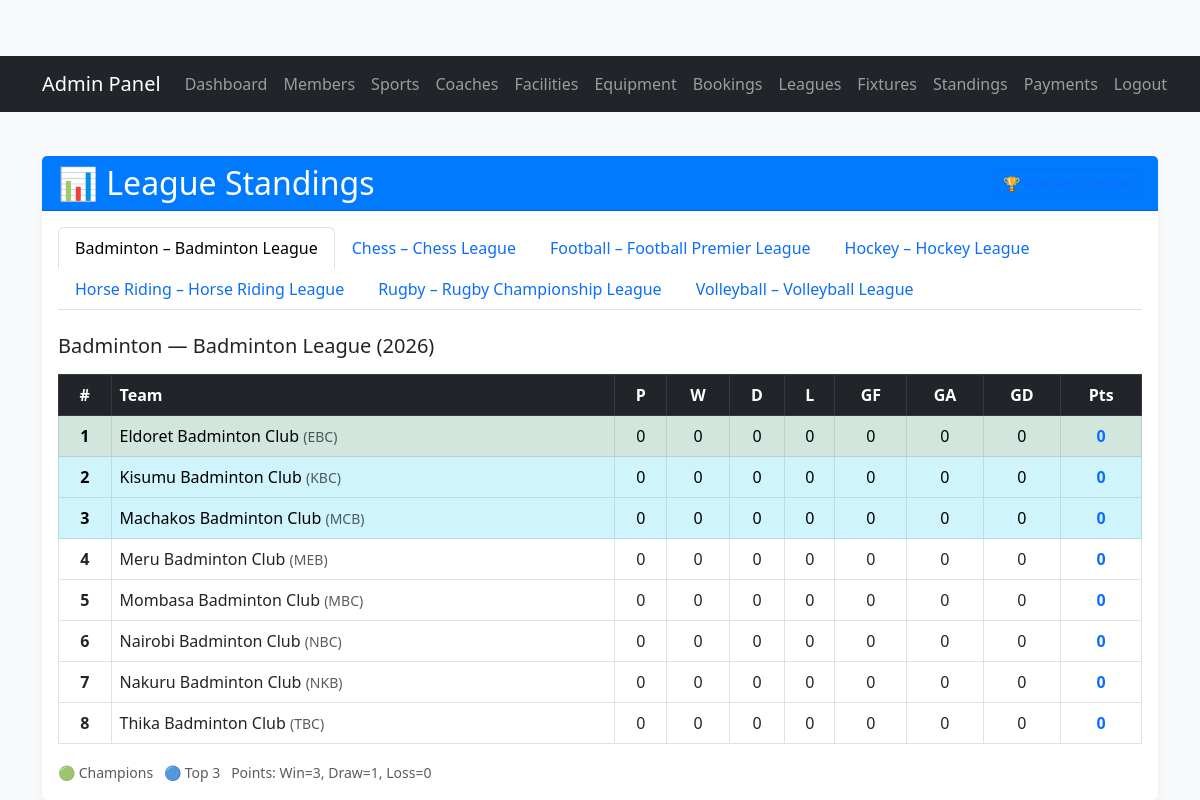
Page /admin/manage_standings.php (signed in) on the committed database.
### tables this page shows
CREATE TABLE IF NOT EXISTS `leagues` (
    `league_id` INT AUTO_INCREMENT PRIMARY KEY,
    `sport_id` INT NOT NULL,
    `name` VARCHAR(120) NOT NULL,
    `season` VARCHAR(20) NOT NULL DEFAULT '2026',
    `team_limit` INT NOT NULL,
    `team_format` VARCHAR(80) NOT NULL,
    `max_players_per_team` INT NOT NULL DEFAULT 25,
    `description` TEXT,
    `status` VARCHAR(30) NOT NULL DEFAULT 'Active',
    `created_at` TIMESTAMP DEFAULT CURRENT_TIMESTAMP,
    UNIQUE KEY `uq_league_sport_name_season` (`sport_id`, `name`, `season`),
    KEY `idx_leagues_sport` (`sport_id`),
    CONSTRAINT `fk_leagues_sport`
        FOREIGN KEY (`sport_id`) REFERENCES `sports` (`sport_id`)
        ON DELETE CASCADE
);

CREATE TABLE IF NOT EXISTS `sports` (
    `sport_id` INT AUTO_INCREMENT PRIMARY KEY,
    `name` VARCHAR(100) NOT NULL UNIQUE,
    `description` TEXT
);

CREATE TABLE IF NOT EXISTS `standings` (
    `standing_id`   INT AUTO_INCREMENT PRIMARY KEY,
    `league_id`     INT NOT NULL,
    `team_id`       INT NOT NULL,
    `played`        INT UNSIGNED NOT NULL DEFAULT 0,
    `won`           INT UNSIGNED NOT NULL DEFAULT 0,
    `drawn`         INT UNSIGNED NOT NULL DEFAULT 0,
    `lost`          INT UNSIGNED NOT NULL DEFAULT 0,
    `goals_for`     INT UNSIGNED NOT NULL DEFAULT 0,
    `goals_against` INT UNSIGNED NOT NULL DEFAULT 0,
    `goal_diff`     INT          NOT NULL DEFAULT 0,   
    `points`        INT UNSIGNED NOT NULL DEFAULT 0,   
    `updated_at`    TIMESTAMP DEFAULT CURRENT_TIMESTAMP ON UPDATE CURRENT_TIMESTAMP,

    UNIQUE KEY `uq_standing_league_team` (`league_id`, `team_id`),
    KEY `idx_standings_league`  (`league_id`),

    CONSTRAINT `fk_standings_league`
        FOREIGN KEY (`league_id`) REFERENCES `leagues` (`league_id`) ON DELETE CASCADE,
    CONSTRAINT `fk_standings_team`
        FOREIGN KEY (`team_id`)   REFERENCES `teams`   (`team_id`)   ON DELETE CASCADE
);

CREATE TABLE IF NOT EXISTS `teams` (
    `team_id` INT AUTO_INCREMENT PRIMARY KEY,
    `league_id` INT NOT NULL,
    `sport_id` INT NOT NULL,
    `name` VARCHAR(120) NOT NULL,
    `short_name` VARCHAR(30),
    `home_ground` VARCHAR(120),
    `coach_id` INT NULL,
    `status` VARCHAR(30) NOT NULL DEFAULT 'Active',
    `created_at` TIMESTAMP DEFAULT CURRENT_TIMESTAMP,
    UNIQUE KEY `uq_team_league_name` (`league_id`, `name`),
    KEY `idx_teams_league` (`league_id`),
    KEY `idx_teams_sport` (`sport_id`),
    KEY `idx_teams_coach` (`coach_id`),
    CONSTRAINT `fk_teams_league`
        FOREIGN KEY (`league_id`) REFERENCES `leagues` (`league_id`)
        ON DELETE CASCADE,
    CONSTRAINT `fk_teams_sport`
        FOREIGN KEY (`sport_id`) REFERENCES `sports` (`sport_id`)
        ON DELETE CASCADE,
    CONSTRAINT `fk_teams_coach`
        FOREIGN KEY (`coach_id`) REFERENCES `coaches` (`coach_id`)
        ON DELETE SET NULL
);

### admin/manage_standings.php (the view, shortened to what this page needs)
<?php
include_once("../includes/admin_header.php");
require_once "../config/db_connect.php";
function e($v) { return htmlspecialchars((string)$v, ENT_QUOTES, 'UTF-8'); }
$leagues = $conn->query(
    "SELECT l.league_id, l.name AS league_name, l.season, s.name AS sport_name
     FROM leagues l JOIN sports s ON s.sport_id = l.sport_id
     ORDER BY s.name, l.name"
)->fetch_all(MYSQLI_ASSOC);
$standings_by_league = [];
$result = $conn->query(
    "SELECT st.league_id, st.played, st.won, st.drawn, st.lost,
            st.goals_for, st.goals_against, st.goal_diff, st.points,
            t.name AS team_name, t.short_name
     FROM standings st
     JOIN teams t ON t.team_id = st.team_id
     ORDER BY st.league_id, st.points DESC, st.goal_diff DESC, st.goals_for DESC, t.name"
);
while ($row = $result->fetch_assoc()) {
    $standings_by_league[$row['league_id']][] = $row;
}
?>
<div class="row">
  <div class="col-md-12">
    <div class="card">
      <div class="card-header d-flex justify-content-between align-items-center">
        <h2 class="mb-0">📊 League Standings</h2>
        <a href="manage_fixtures.php" class="btn btn-outline-primary btn-sm">🏆 Manage Fixtures</a>
      </div>
      <div class="card-body">
        <ul class="nav nav-tabs flex-wrap mb-4" id="standingsTabs" role="tablist">
          <?php foreach ($leagues as $i => $lg): ?>
            <li class="nav-item" role="presentation">
              <button class="nav-link <?php echo $i === 0 ? 'active' : ''; ?>"
                      id="tab-btn-<?php echo e($lg['league_id']); ?>"
                      data-bs-toggle="tab"
                      data-bs-target="#tab-<?php echo e($lg['league_id']); ?>"
                      type="button" role="tab">
                <?php echo e($lg['sport_name'].' – '.$lg['league_name']); ?>
              </button>
            </li>
          <?php endforeach; ?>
        </ul>
        <div class="tab-content">
          <?php foreach ($leagues as $i => $lg): ?>
            <?php $rows = $standings_by_league[$lg['league_id']] ?? []; ?>
            <div class="tab-pane fade <?php echo $i === 0 ? 'show active' : ''; ?>"
                 id="tab-<?php echo e($lg['league_id']); ?>" role="tabpanel">
              <h5 class="mb-3">
                <?php echo e($lg['sport_name'].' — '.$lg['league_name'].' ('.$lg['season'].')'); ?>
              </h5>
              <?php if (empty($rows)): ?>
                <p class="text-muted">No standings data yet. Record match results in
                  <a href="manage_fixtures.php">Manage Fixtures</a>.</p>
              <?php else: ?>
                <div class="table-responsive">
                  <table class="table table-hover table-bordered align-middle">
                    <thead class="table-dark">
                      <tr>
                        <th class="text-center">#</th>
                        <th>Team</th>
                        <th class="text-center" title="Played">P</th>
                        <th class="text-center" title="Won">W</th>
                        <th class="text-center" title="Drawn">D</th>
                        <th class="text-center" title="Lost">L</th>
                        <th class="text-center" title="Goals For">GF</th>
                        <th class="text-center" title="Goals Against">GA</th>
                        <th class="text-center" title="Goal Difference">GD</th>
                        <th class="text-center" title="Points"><strong>Pts</strong></th>
                      </tr>
                    </thead>
                    <tbody>
                      <?php foreach ($rows as $pos => $st): ?>
                        <?php
                          $rank = $pos + 1;
                          $rowClass = '';
                          if ($rank === 1) $rowClass = 'table-success';
                          elseif ($rank <= 3) $rowClass = 'table-info';
                        ?>
                        <tr class="<?php echo $rowClass; ?>">
                          <td class="text-center fw-bold"><?php echo $rank; ?></td>
                          <td>
                            <?php echo e($st['team_name']); ?>
                            <?php if ($st['short_name']): ?>
                              <small class="text-muted">(<?php echo e($st['short_name']); ?>)</small>
                            <?php endif; ?>
                          </td>
                          <td class="text-center"><?php echo e($st['played']); ?></td>
                          <td class="text-center"><?php echo e($st['won']); ?></td>
                          <td class="text-center"><?php echo e($st['drawn']); ?></td>
                          <td class="text-center"><?php echo e($st['lost']); ?></td>
                          <td class="text-center"><?php echo e($st['goals_for']); ?></td>
                          <td class="text-center"><?php echo e($st['goals_against']); ?></td>
                          <td class="text-center"><?php echo ($st['goal_diff'] > 0 ? '+' : '') . e($st['goal_diff']); ?></td>
                          <td class="text-center fw-bold text-primary"><?php echo e($st['points']); ?></td>
                        </tr>
                      <?php endforeach; ?>
                    </tbody>
                  </table>
                </div>
                <small class="text-muted">
                  🟢 Champions &nbsp; 🔵 Top 3 &nbsp;
                  Points: Win=3, Draw=1, Loss=0
                </small>
              <?php endif; ?>
            </div>
          <?php endforeach; ?>
        </div>
      </div>
    </div>
  </div>
</div>
<?php include_once("../includes/footer.php"); ?>

### public/css/style.css (style rules this page uses)
body { padding-top: 56px; background-color: #f8f9fa; }
.card { margin-top: 20px; border: none; box-shadow: 0 4px 8px rgba(0,0,0,.05); }
.card-header { background-color: #007bff; color: white; font-weight: bold; }

### rows in the picture
leagues: sport+name "Badminton – Badminton League", sport+name+season "Badminton — Badminton League (2026)"
leagues: sport+name "Chess – Chess League"
leagues: sport+name "Football – Football Premier League"
leagues: sport+name "Hockey – Hockey League"
leagues: sport+name "Horse Riding – Horse Riding League"
leagues: sport+name "Rugby – Rugby Championship League"
leagues: sport+name "Volleyball – Volleyball League"
standings: rank "1", team.name "Eldoret Badminton Club", team.short_name "EBC", played "0", won "0", drawn "0", lost "0", goals_for "0", goals_against "0", goal_diff "0", points "0"
standings: rank "2", team.name "Kisumu Badminton Club", team.short_name "KBC", played "0", won "0", drawn "0", lost "0", goals_for "0", goals_against "0", goal_diff "0", points "0"
standings: rank "3", team.name "Machakos Badminton Club", team.short_name "MCB", played "0", won "0", drawn "0", lost "0", goals_for "0", goals_against "0", goal_diff "0", points "0"
standings: rank "4", team.name "Meru Badminton Club", team.short_name "MEB", played "0", won "0", drawn "0", lost "0", goals_for "0", goals_against "0", goal_diff "0", points "0"
standings: rank "5", team.name "Mombasa Badminton Club", team.short_name "MBC", played "0", won "0", drawn "0", lost "0", goals_for "0", goals_against "0", goal_diff "0", points "0"
standings: rank "6", team.name "Nairobi Badminton Club", team.short_name "NBC", played "0", won "0", drawn "0", lost "0", goals_for "0", goals_against "0", goal_diff "0", points "0"
standings: rank "7", team.name "Nakuru Badminton Club", team.short_name "NKB", played "0", won "0", drawn "0", lost "0", goals_for "0", goals_against "0", goal_diff "0", points "0"
standings: rank "8", team.name "Thika Badminton Club", team.short_name "TBC", played "0", won "0", drawn "0", lost "0", goals_for "0", goals_against "0", goal_diff "0", points "0"
